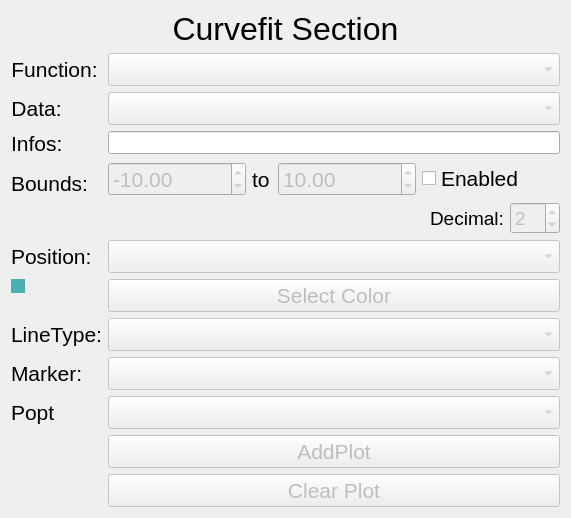
<?xml version="1.0" encoding="UTF-8"?>
<ui version="4.0">
 <class>Form</class>
 <widget class="QWidget" name="Form">
  <property name="geometry">
   <rect>
    <x>0</x>
    <y>0</y>
    <width>571</width>
    <height>503</height>
   </rect>
  </property>
  <property name="windowTitle">
   <string>Form</string>
  </property>
  <layout class="QVBoxLayout" name="verticalLayout">
   <item>
    <layout class="QFormLayout" name="formLayout">
     <item row="0" column="0" colspan="2">
      <widget class="QLabel" name="label_5">
       <property name="font">
        <font>
         <pointsize>24</pointsize>
        </font>
       </property>
       <property name="text">
        <string>Curvefit Section</string>
       </property>
       <property name="alignment">
        <set>Qt::AlignCenter</set>
       </property>
      </widget>
     </item>
     <item row="1" column="0">
      <widget class="QLabel" name="label_2">
       <property name="font">
        <font>
         <pointsize>16</pointsize>
        </font>
       </property>
       <property name="text">
        <string>Function:</string>
       </property>
       <property name="alignment">
        <set>Qt::AlignCenter</set>
       </property>
      </widget>
     </item>
     <item row="1" column="1">
      <widget class="QComboBox" name="cmb_function">
       <property name="enabled">
        <bool>false</bool>
       </property>
       <property name="font">
        <font>
         <pointsize>16</pointsize>
        </font>
       </property>
      </widget>
     </item>
     <item row="2" column="0">
      <widget class="QLabel" name="label">
       <property name="font">
        <font>
         <pointsize>16</pointsize>
        </font>
       </property>
       <property name="text">
        <string>Data:</string>
       </property>
       <property name="alignment">
        <set>Qt::AlignCenter</set>
       </property>
      </widget>
     </item>
     <item row="2" column="1">
      <widget class="QComboBox" name="cmb_data">
       <property name="enabled">
        <bool>false</bool>
       </property>
       <property name="font">
        <font>
         <pointsize>16</pointsize>
        </font>
       </property>
      </widget>
     </item>
     <item row="3" column="0">
      <widget class="QLabel" name="label_9">
       <property name="font">
        <font>
         <pointsize>16</pointsize>
        </font>
       </property>
       <property name="text">
        <string>Infos:</string>
       </property>
      </widget>
     </item>
     <item row="3" column="1">
      <widget class="QLineEdit" name="le_info">
       <property name="enabled">
        <bool>true</bool>
       </property>
       <property name="font">
        <font>
         <pointsize>10</pointsize>
        </font>
       </property>
       <property name="readOnly">
        <bool>true</bool>
       </property>
      </widget>
     </item>
     <item row="4" column="0">
      <widget class="QLabel" name="label_7">
       <property name="font">
        <font>
         <pointsize>16</pointsize>
        </font>
       </property>
       <property name="text">
        <string>Bounds:</string>
       </property>
      </widget>
     </item>
     <item row="4" column="1">
      <layout class="QVBoxLayout" name="verticalLayout_2">
       <item>
        <layout class="QHBoxLayout" name="horizontalLayout">
         <item>
          <widget class="QDoubleSpinBox" name="sb_min">
           <property name="enabled">
            <bool>false</bool>
           </property>
           <property name="font">
            <font>
             <pointsize>16</pointsize>
            </font>
           </property>
           <property name="minimum">
            <double>-10000000.000000000000000</double>
           </property>
           <property name="maximum">
            <double>10000000.000000000000000</double>
           </property>
           <property name="value">
            <double>-10.000000000000000</double>
           </property>
          </widget>
         </item>
         <item>
          <widget class="QLabel" name="label_8">
           <property name="maximumSize">
            <size>
             <width>20</width>
             <height>16777215</height>
            </size>
           </property>
           <property name="font">
            <font>
             <pointsize>16</pointsize>
            </font>
           </property>
           <property name="text">
            <string>to</string>
           </property>
          </widget>
         </item>
         <item>
          <widget class="QDoubleSpinBox" name="sb_max">
           <property name="enabled">
            <bool>false</bool>
           </property>
           <property name="font">
            <font>
             <pointsize>16</pointsize>
            </font>
           </property>
           <property name="decimals">
            <number>2</number>
           </property>
           <property name="minimum">
            <double>-10000000.000000000000000</double>
           </property>
           <property name="maximum">
            <double>10000000.000000000000000</double>
           </property>
           <property name="value">
            <double>10.000000000000000</double>
           </property>
          </widget>
         </item>
         <item>
          <widget class="QCheckBox" name="cb_bounds">
           <property name="font">
            <font>
             <pointsize>16</pointsize>
            </font>
           </property>
           <property name="text">
            <string>Enabled</string>
           </property>
          </widget>
         </item>
        </layout>
       </item>
       <item>
        <layout class="QHBoxLayout" name="horizontalLayout_5">
         <item>
          <spacer name="horizontalSpacer">
           <property name="orientation">
            <enum>Qt::Horizontal</enum>
           </property>
           <property name="sizeHint" stdset="0">
            <size>
             <width>40</width>
             <height>20</height>
            </size>
           </property>
          </spacer>
         </item>
         <item>
          <widget class="QLabel" name="label_10">
           <property name="font">
            <font>
             <pointsize>14</pointsize>
            </font>
           </property>
           <property name="text">
            <string>Decimal:</string>
           </property>
          </widget>
         </item>
         <item>
          <widget class="QSpinBox" name="sb_decimal">
           <property name="enabled">
            <bool>false</bool>
           </property>
           <property name="font">
            <font>
             <pointsize>14</pointsize>
            </font>
           </property>
           <property name="value">
            <number>2</number>
           </property>
          </widget>
         </item>
        </layout>
       </item>
      </layout>
     </item>
     <item row="5" column="0">
      <widget class="QLabel" name="label_3">
       <property name="font">
        <font>
         <pointsize>16</pointsize>
        </font>
       </property>
       <property name="text">
        <string>Position:</string>
       </property>
      </widget>
     </item>
     <item row="5" column="1">
      <widget class="QComboBox" name="cmb_pos">
       <property name="enabled">
        <bool>false</bool>
       </property>
       <property name="font">
        <font>
         <pointsize>16</pointsize>
        </font>
       </property>
      </widget>
     </item>
     <item row="6" column="0">
      <widget class="QCheckBox" name="ind_color">
       <property name="styleSheet">
        <string notr="true">QCheckBox::indicator{background-color: rgb(72, 176, 176);}</string>
       </property>
       <property name="text">
        <string/>
       </property>
      </widget>
     </item>
     <item row="6" column="1">
      <widget class="QPushButton" name="pb_selectColor">
       <property name="enabled">
        <bool>false</bool>
       </property>
       <property name="font">
        <font>
         <pointsize>16</pointsize>
        </font>
       </property>
       <property name="layoutDirection">
        <enum>Qt::LeftToRight</enum>
       </property>
       <property name="text">
        <string>Select Color</string>
       </property>
      </widget>
     </item>
     <item row="7" column="0">
      <widget class="QLabel" name="label_4">
       <property name="font">
        <font>
         <pointsize>16</pointsize>
        </font>
       </property>
       <property name="text">
        <string>LineType:</string>
       </property>
       <property name="alignment">
        <set>Qt::AlignCenter</set>
       </property>
      </widget>
     </item>
     <item row="7" column="1">
      <widget class="QComboBox" name="cmb_lineType">
       <property name="enabled">
        <bool>false</bool>
       </property>
       <property name="font">
        <font>
         <pointsize>16</pointsize>
        </font>
       </property>
      </widget>
     </item>
     <item row="8" column="0">
      <widget class="QLabel" name="label_6">
       <property name="font">
        <font>
         <pointsize>16</pointsize>
        </font>
       </property>
       <property name="text">
        <string>Marker:</string>
       </property>
      </widget>
     </item>
     <item row="8" column="1">
      <widget class="QComboBox" name="cmb_marker">
       <property name="enabled">
        <bool>false</bool>
       </property>
       <property name="font">
        <font>
         <pointsize>16</pointsize>
        </font>
       </property>
      </widget>
     </item>
     <item row="10" column="1">
      <widget class="QPushButton" name="pb_addPlot">
       <property name="enabled">
        <bool>false</bool>
       </property>
       <property name="font">
        <font>
         <pointsize>16</pointsize>
        </font>
       </property>
       <property name="text">
        <string>AddPlot</string>
       </property>
      </widget>
     </item>
     <item row="11" column="1">
      <widget class="QPushButton" name="pb_clear">
       <property name="enabled">
        <bool>false</bool>
       </property>
       <property name="font">
        <font>
         <pointsize>16</pointsize>
        </font>
       </property>
       <property name="text">
        <string>Clear Plot</string>
       </property>
      </widget>
     </item>
     <item row="9" column="1">
      <widget class="QComboBox" name="cmb_popt">
       <property name="enabled">
        <bool>false</bool>
       </property>
       <property name="font">
        <font>
         <pointsize>16</pointsize>
        </font>
       </property>
      </widget>
     </item>
     <item row="9" column="0">
      <widget class="QLabel" name="label_11">
       <property name="font">
        <font>
         <pointsize>16</pointsize>
        </font>
       </property>
       <property name="text">
        <string>Popt</string>
       </property>
      </widget>
     </item>
    </layout>
   </item>
  </layout>
 </widget>
 <resources/>
 <connections/>
</ui>
